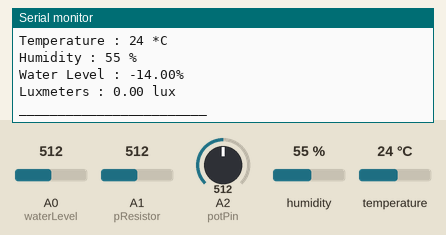
Recording of a sketch running on a simulated Arduino Uno, built with avr-gcc and run on an emulated ATmega328P. Parts: the last lines printed to the serial monitor. The test bench sets the inputs (shaded band); at power-on: humidity 55 %, A0 (waterLevel) = 512, temperature 24 °C, A1 (pResistor) = 512, A2 (potPin) = 512.

Above: at 1.8 s.
1.9 s: humidity set to 22 %
3.4 s: A0 (waterLevel) set to 716
At 4.8 s:
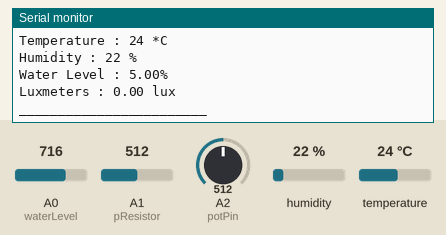
4.9 s: temperature set to 12 °C
6.4 s: A0 (waterLevel) set to 992
At 7.3 s:
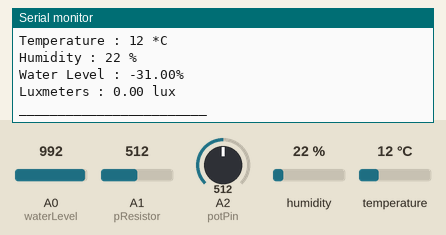
7.9 s: humidity set to 40 %
Timing chart, 0 to 10.4 s (numbered marks = the images above; inputs shaded):
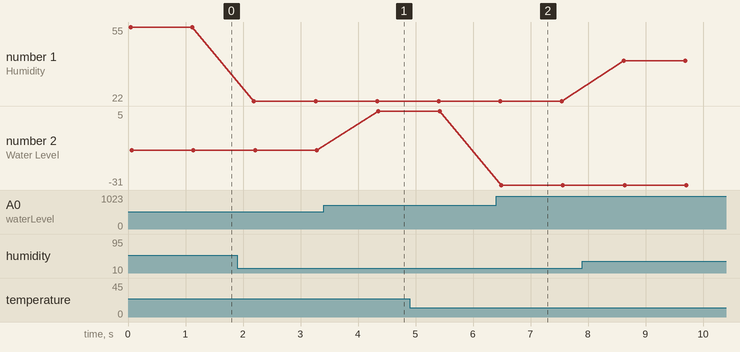

Measured:
- after the input at 3.4 s, the serial monitor: prints a new line after 0.95 s (image 1)
- after the input at 6.4 s, the serial monitor: prints a new line after 0.09 s (image 2)
- plotted number 1: 55 → 22 after the input at 1.9 s, 22 → 40 after the input at 7.9 s
- plotted number 2: -14 → 5 after the input at 3.4 s, 5 → -31 after the input at 6.4 s

The sketch:

Smart-Pumping_Ventillation_System_v.1.3.ino
```cpp
#include "SimpleDHT.h"
#define dataPin 8
SimpleDHT11 dht11(dataPin);

#define waterLevel A0

#define pResistor A1

#define potPin A2

int applications = 3;

void setup() {
  Serial.begin(9600);
  // lcd.begin(16,2);
  pinMode(waterLevel,INPUT);
  pinMode(pResistor,INPUT);
}

void loop() {
  byte t = 0;
  byte h = 0;
  int err = SimpleDHTErrSuccess;
  if ((err = dht11.read(&t, &h, NULL)) != SimpleDHTErrSuccess) {
    Serial.print("Read DHT11 failed, err="); Serial.println(err); delay(1000);
    return;
  }
  int val = analogRead(waterLevel);
  float w = (val * 100) / 1024;

  float lux;
  luxmeter();

  // Scrolling screen for LCD
  int potValue = analogRead(potPin);
  float scrolldecide = 1024 / (applications - 1);

  Serial.print("Temperature : ");
  Serial.print(t);
  Serial.println(" *C ");
  Serial.print("Humidity : ");
  Serial.print(h);
  Serial.println(" % ");
  Serial.print("Water Level : ");
  Serial.print(w);
  Serial.println("%");
  Serial.print("Luxmeters : ");
  Serial.print(lux);
  Serial.println(" lux");
  Serial.println("________________________");

  delay(1000);
}

float luxmeter(){
  int value = analogRead(pResistor);
  float lux = (1.25 * pow(10,7))*(pow(value,-1.4059));
  return lux;
}
```
